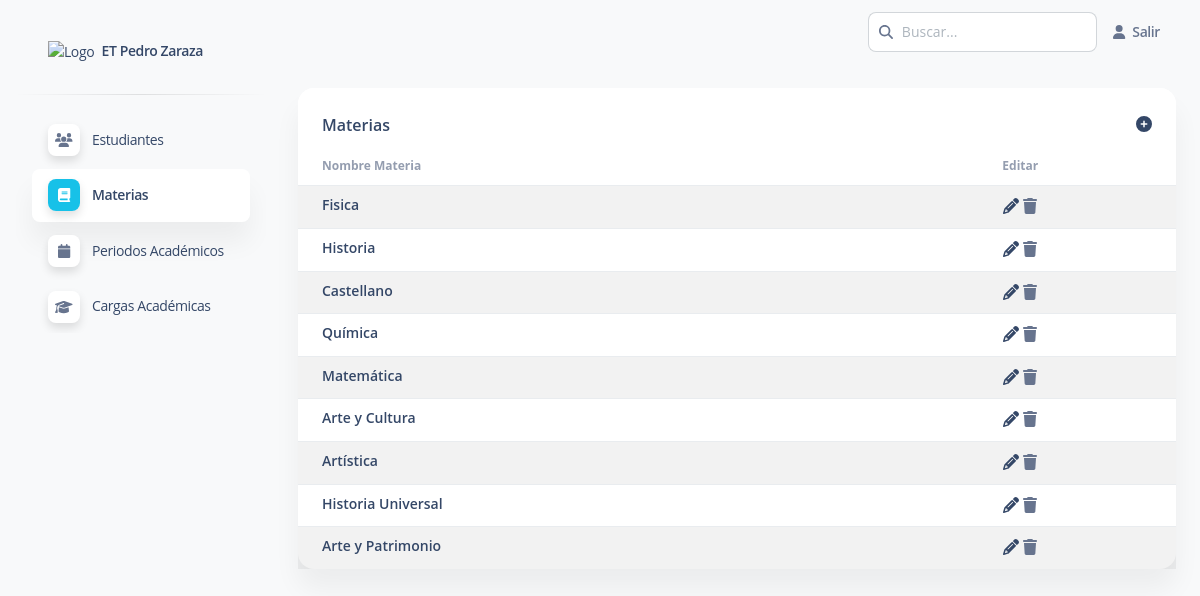
Page /materias (signed in) on the committed database.
### apps/home/models.py (models this page shows, shortened)
class Materia(models.Model):
    nombre = models.CharField(max_length=30, unique=True, null=True)
    literales = models.BooleanField(default=False)
    class Meta:
        verbose_name = ("Materia")
        verbose_name_plural = ("Materias")

### apps/home/views.py (the view)
# urls.py: path('materias', views.materias, name='materia'),
@login_required(login_url="/login/")
def materias(request):
    materias = Materia.objects.all()
    buscar = request.GET.get('buscar')#Tomar texto del buscador
    if buscar:#Si exste, filtrar
        materias = materias.filter(Q(nombre__icontains=buscar))
    table = 'home/table-content/materias.html'
    context={
        'materias':materias,
        'segment':'materia',
        'title':'Materias',
        'buscar':True,
        'table':table,
        'url_crear':'/materias/crear'
    }
    if request.headers.get('x-requested-with') == 'XMLHttpRequest':#Evaluar si es una petición AJAX
        table_html = render_to_string(table, context, request)#Rendereziar los datos en una plantilla de tabla reducida
        return JsonResponse({'table_html': table_html, })#JsonResponse para manejar con JavaScript y recargar un segmento de la página
    return render(request, 'home/table.html', context)

### apps/context_processors.py (called while the page is built)
def cfg_assets_root(request):
    return { 'ASSETS_ROOT' : settings.ASSETS_ROOT }

### apps/templates/home/table.html (shortened to what this page needs)
{% extends 'layouts/base.html' %}
{% block content %}
{% load tags %}
<div class="container-fluid py-4">
  <div class="row">
    <div class="col-12">
      <div class="card mb-4">
        <div class="card-header pb-0">
          <div class="d-flex justify-content-between">
            <h6>{{ title }}</h6>
            {% if url_crear %}
            <a href="{{ url_crear }}" title="Agregar {{ segment }}">
              <i class="fa fa-plus-circle" aria-hidden="true"></i>
            </a>
            {% endif %}
          </div>
        </div>
        <div class="card-body p-0">
          <div class="table-responsive p-0" id="contenedor-tabla">
            {% include table %}
          </div>
        </div>
      </div>
    </div>
  </div>
</div>
{% endblock content %}

### apps/templates/home/table-content/materias.html
{% load tags %}
<table class="table table-striped mb-0 ">
    <thead>
      <tr>
        <th class="text-xs font-weight-bolder opacity-7">Nombre Materia</th>
        <th class="text-xs font-weight-bolder opacity-7 text-center user-select-none">Editar</th>
      </tr>
    </thead>
    <tbody>
      {% for materia in materias %}
      <tr class="text-primary">
        <td class="font-weight-bold ps-4">
          <h6 class="text-sm m-0">{{ materia.nombre }}</h6>
        </td>
        <td class="font-weight-bold align-middle text-center">
          <a href="{% url 'materia_editar' materia.id %}">
            <i class="fa fa-pencil" aria-hidden="true"></i>
          </a>
          {% include 'includes/del_modal.html' with target=materia.id objeto='la Materia' info='Esta acción no puede deshacerse y se restringirá si esta mateeria se ha relacionado con alguna carga academica' url_name='materia_eliminar' %}
        </td>
      </tr>
      {% endfor %}
    </tbody>
  </table>

### apps/templates/includes/del_modal.html (shortened to what this page needs)
<i class="fa fa-trash del-icon" data-bs-toggle="modal" data-bs-target="#modalId{{ target }}"></i>

### apps/static/assets/css/base.css (style rules this page uses)
.del-icon { color: var(--bs-body-color); cursor: pointer !important; }

### apps/static/assets/css/dark-theme-core.css (style rules this page uses)
body { transition: background-color 200ms ease-in; }

### rows in the picture
Materia: nombre "Fisica"
Materia: nombre "Historia"
Materia: nombre "Castellano"
Materia: nombre "Química"
Materia: nombre "Matemática"
Materia: nombre "Arte y Cultura"
Materia: nombre "Artística"
Materia: nombre "Historia Universal"
Materia: nombre "Arte y Patrimonio"

### other values in the picture
{{ title }} "Materias"
